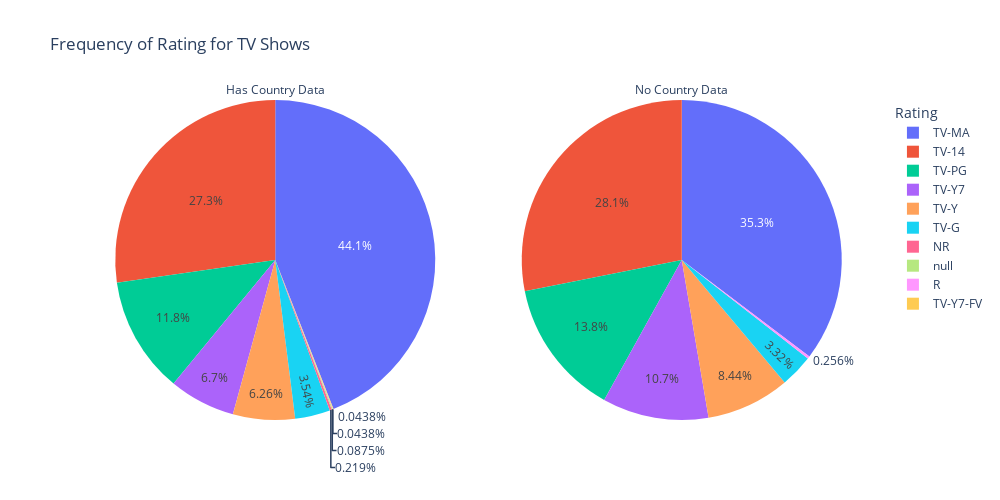

Source (notebook cell):
### Markdown cell above
##### Rating

### Code cell
fig = px.pie(df_shows,
             names=df_shows['rating'],
             facet_col=df_shows['country'].notna(),
             title="Frequency of Rating for TV Shows")
fig.for_each_annotation(lambda a: a.update(text="Has Country Data" if a.text=='facet_col=True' else "No Country Data"))
fig.update_layout(legend_title="Rating",
                  autosize=False,
                  width=1000,
                  height=500)
fig.show()

### Figure 1 — Plotly figure (JSON) as saved in the notebook; plotly's stock layout.template omitted (floating-point values rounded to 4 significant figures; data arrays with more than 128 entries replaced by an {"elided": "..."} marker saying what was removed)
{"data": [{"domain": {"x": [0, 0.49], "y": [0, 1]}, "hovertemplate": "facet_col=True<br>label=%{label}<extra></extra>", "labels": {"elided": "2285 str values"}, "legendgroup": "", "name": "", "showlegend": true, "type": "pie"}, {"domain": {"x": [0.51, 1], "y": [0, 1]}, "hovertemplate": "facet_col=False<br>label=%{label}<extra></extra>", "labels": {"elided": "391 str values"}, "legendgroup": "", "name": "", "showlegend": true, "type": "pie"}], "layout": {"annotations": [{"font": {}, "showarrow": false, "text": "Has Country Data", "x": 0.245, "xanchor": "center", "xref": "paper", "y": 1, "yanchor": "bottom", "yref": "paper"}, {"font": {}, "showarrow": false, "text": "No Country Data", "x": 0.755, "xanchor": "center", "xref": "paper", "y": 1, "yanchor": "bottom", "yref": "paper"}], "autosize": false, "height": 500, "legend": {"title": {"text": "Rating"}, "tracegroupgap": 0}, "title": {"text": "Frequency of Rating for TV Shows"}, "width": 1000}}
